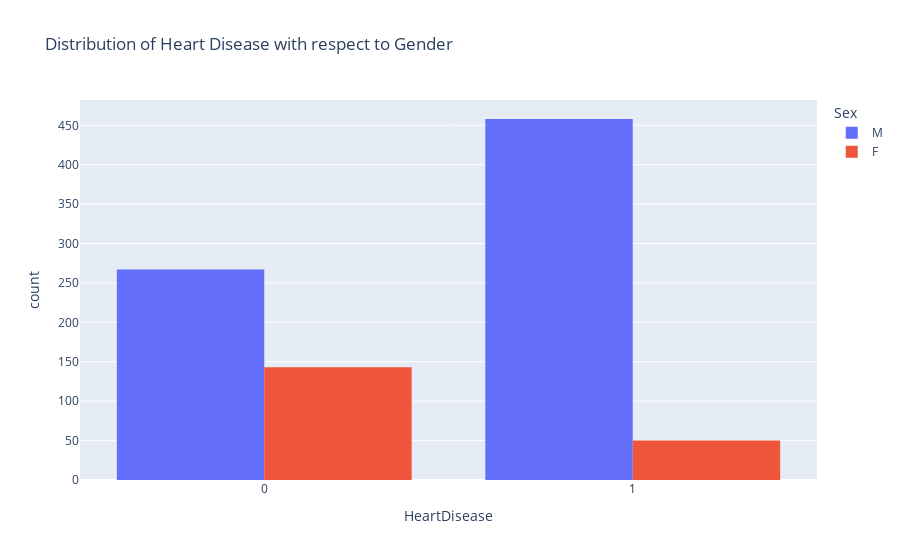

The notebook cell this image was saved under:
### Markdown cell above
#### Distribution of Heart Disease with respect to Gender

### Code cell
# Shows the Distribution of Heart Diseases with respect to male and female.
fig=px.histogram(data, 
                 x="HeartDisease",
                 color="Sex",
                 hover_data=data.columns,
                 title="Distribution of Heart Disease with respect to Gender",
                 barmode="group")
fig.show()

### Figure 1 — Plotly figure (JSON) as saved in the notebook; plotly's stock layout.template omitted (floating-point values rounded to 4 significant figures; data arrays with more than 128 entries replaced by an {"elided": "..."} marker saying what was removed)
{"data": [{"alignmentgroup": "True", "bingroup": "x", "hovertemplate": "Sex=M<br>HeartDisease=%{x}<br>count=%{y}<extra></extra>", "legendgroup": "M", "marker": {"color": "#636efa", "pattern": {"shape": ""}}, "name": "M", "offsetgroup": "M", "orientation": "v", "showlegend": true, "type": "histogram", "x": {"elided": "725 int values"}, "xaxis": "x", "yaxis": "y"}, {"alignmentgroup": "True", "bingroup": "x", "hovertemplate": "Sex=F<br>HeartDisease=%{x}<br>count=%{y}<extra></extra>", "legendgroup": "F", "marker": {"color": "#EF553B", "pattern": {"shape": ""}}, "name": "F", "offsetgroup": "F", "orientation": "v", "showlegend": true, "type": "histogram", "x": {"elided": "193 int values"}, "xaxis": "x", "yaxis": "y"}], "layout": {"barmode": "group", "legend": {"title": {"text": "Sex"}, "tracegroupgap": 0}, "title": {"text": "Distribution of Heart Disease with respect to Gender"}, "xaxis": {"anchor": "y", "domain": [0, 1], "title": {"text": "HeartDisease"}}, "yaxis": {"anchor": "x", "domain": [0, 1], "title": {"text": "count"}}}}
